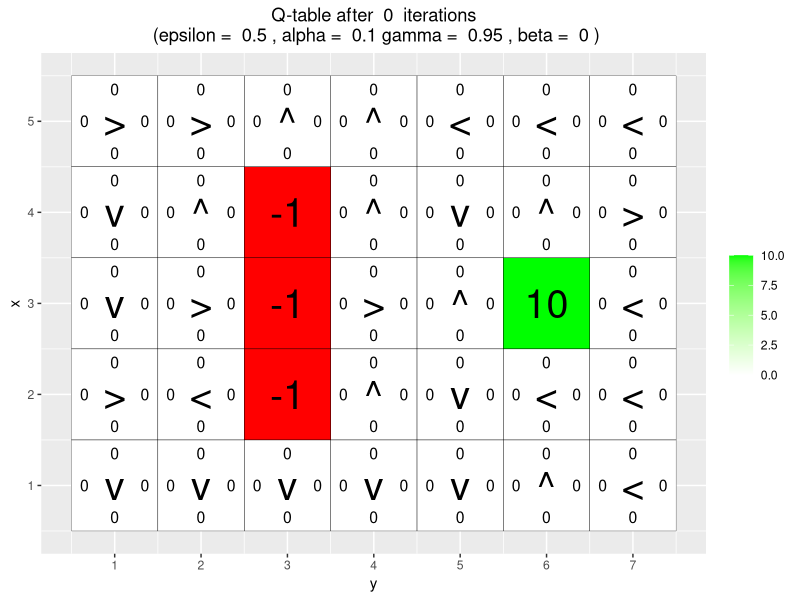
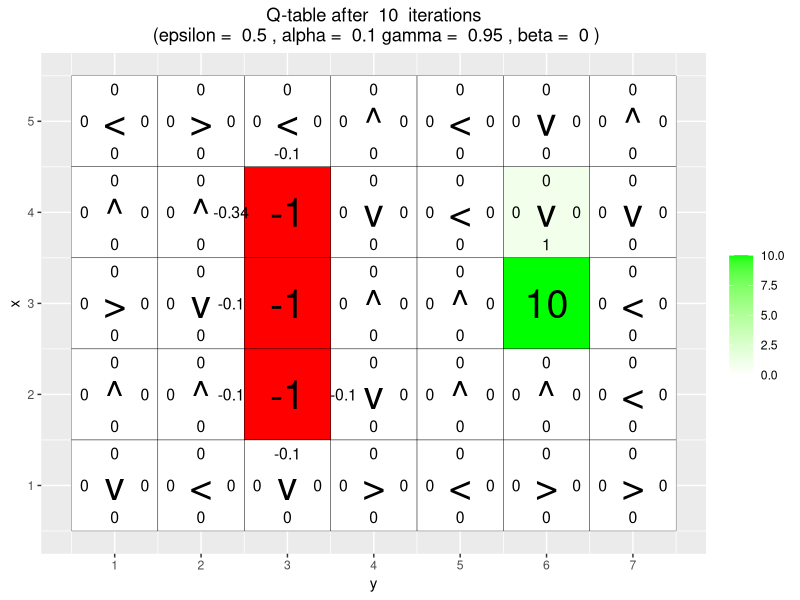
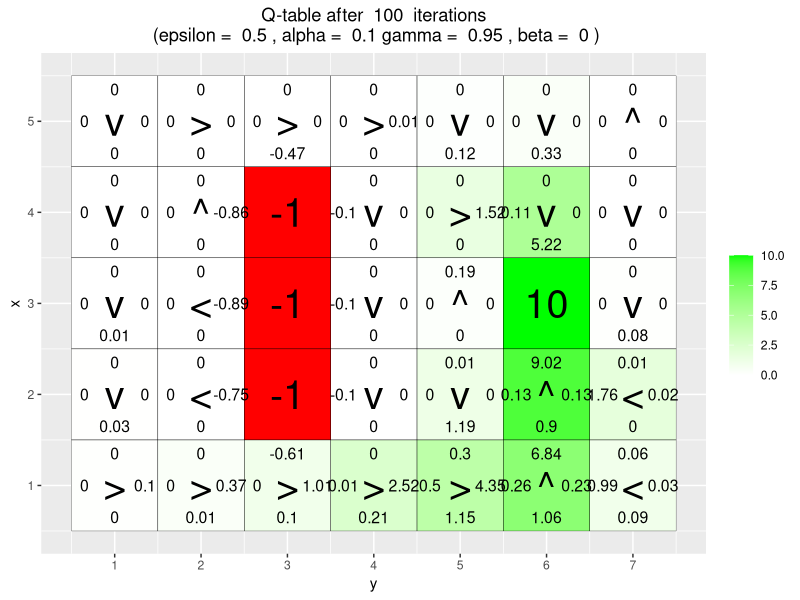
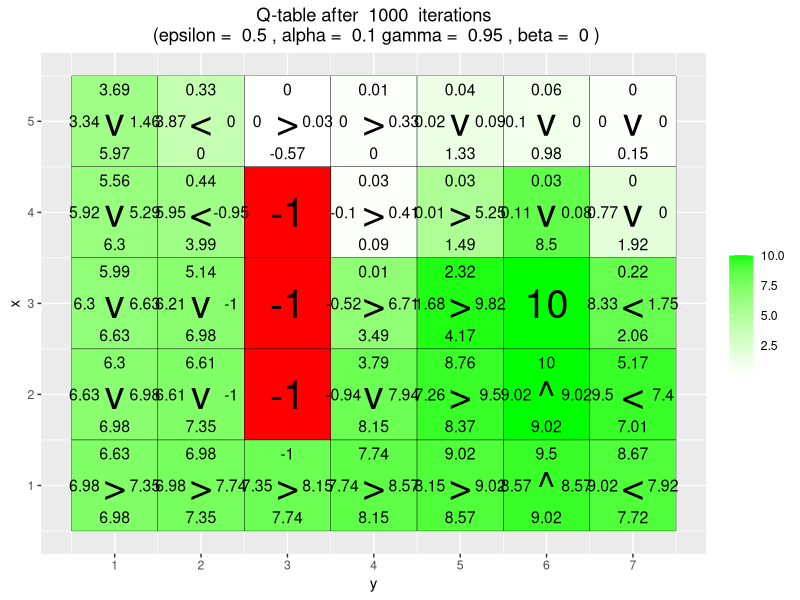
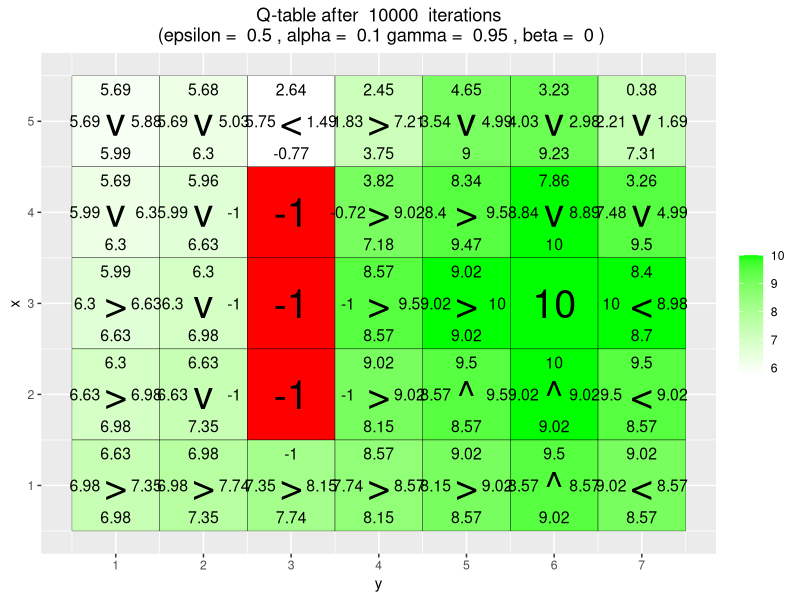
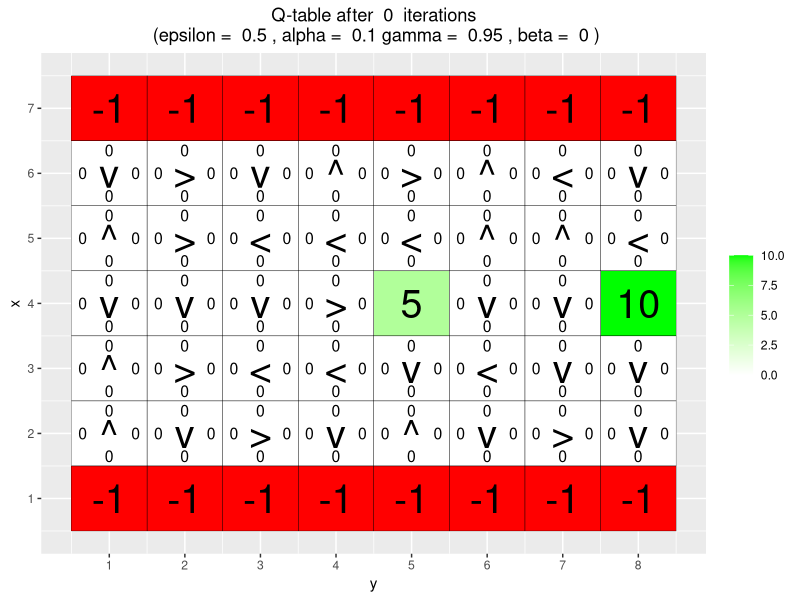
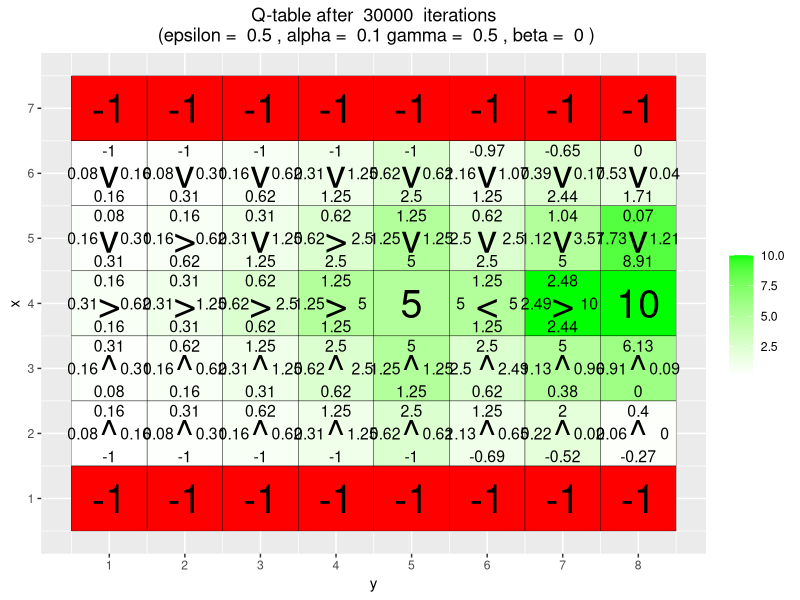
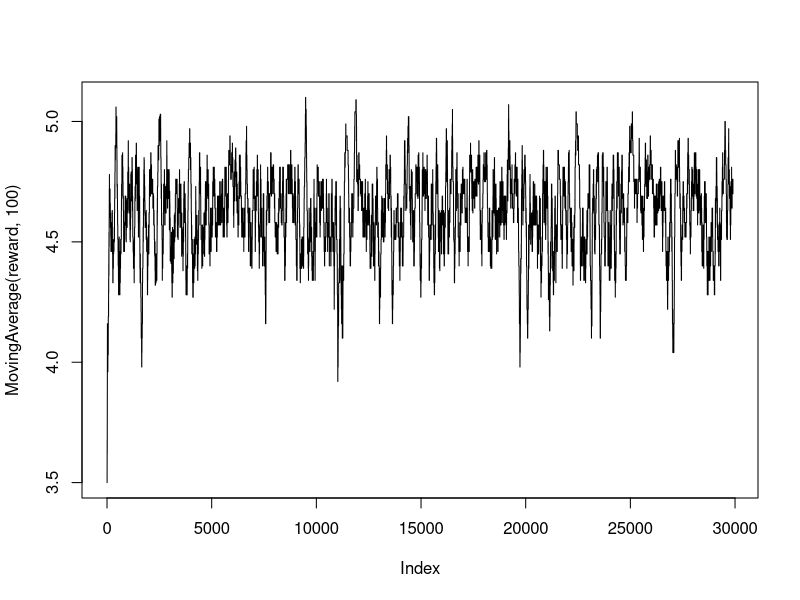

Write R code to recreate these figures, in order. (Note: a time limit stopped this script after it produced the figures.)
# By Jose M. Peña and Joel Oskarsson.
# For teaching purposes.
# jose.m.pena@liu.se.

#####################################################################################################
# Q-learning
#####################################################################################################

# install.packages("ggplot2")
# install.packages("vctrs")
library(ggplot2)

arrows <- c("^", ">", "v", "<")
action_deltas <- list(c(1,0), # up
                      c(0,1), # right
                      c(-1,0), # down
                      c(0,-1)) # left

vis_environment <- function(iterations=0, epsilon = 0.5, alpha = 0.1, gamma = 0.95, beta = 0){
  
  # Visualize an environment with rewards. 
  # Q-values for all actions are displayed on the edges of each tile.
  # The (greedy) policy for each state is also displayed.
  # 
  # Args:
  #   iterations, epsilon, alpha, gamma, beta (optional): for the figure title.
  #   reward_map (global variable): a HxW array containing the reward given at each state.
  #   q_table (global variable): a HxWx4 array containing Q-values for each state-action pair.
  #   H, W (global variables): environment dimensions.
  
  df <- expand.grid(x=1:H,y=1:W)
  foo <- mapply(function(x,y) ifelse(reward_map[x,y] == 0,q_table[x,y,1],NA),df$x,df$y)
  df$val1 <- as.vector(round(foo, 2))
  foo <- mapply(function(x,y) ifelse(reward_map[x,y] == 0,q_table[x,y,2],NA),df$x,df$y)
  df$val2 <- as.vector(round(foo, 2))
  foo <- mapply(function(x,y) ifelse(reward_map[x,y] == 0,q_table[x,y,3],NA),df$x,df$y)
  df$val3 <- as.vector(round(foo, 2))
  foo <- mapply(function(x,y) ifelse(reward_map[x,y] == 0,q_table[x,y,4],NA),df$x,df$y)
  df$val4 <- as.vector(round(foo, 2))
  foo <- mapply(function(x,y) 
    ifelse(reward_map[x,y] == 0,arrows[GreedyPolicy(x,y)],reward_map[x,y]),df$x,df$y)
  df$val5 <- as.vector(foo)
  foo <- mapply(function(x,y) ifelse(reward_map[x,y] == 0,max(q_table[x,y,]),
                                     ifelse(reward_map[x,y]<0,NA,reward_map[x,y])),df$x,df$y)
  df$val6 <- as.vector(foo)
  
  print(ggplot(df,aes(x = y,y = x)) +
          scale_fill_gradient(low = "white", high = "green", na.value = "red", name = "") +
          geom_tile(aes(fill=val6)) +
          geom_text(aes(label = val1),size = 4,nudge_y = .35,na.rm = TRUE) +
          geom_text(aes(label = val2),size = 4,nudge_x = .35,na.rm = TRUE) +
          geom_text(aes(label = val3),size = 4,nudge_y = -.35,na.rm = TRUE) +
          geom_text(aes(label = val4),size = 4,nudge_x = -.35,na.rm = TRUE) +
          geom_text(aes(label = val5),size = 10) +
          geom_tile(fill = 'transparent', colour = 'black') + 
          ggtitle(paste("Q-table after ",iterations," iterations\n",
                        "(epsilon = ",epsilon,", alpha = ",alpha,"gamma = ",gamma,", beta = ",beta,")")) +
          theme(plot.title = element_text(hjust = 0.5)) +
          scale_x_continuous(breaks = c(1:W),labels = c(1:W)) +
          scale_y_continuous(breaks = c(1:H),labels = c(1:H)))
  
}

GreedyPolicy <- function(x, y){
  
  # Get a greedy action for state (x,y) from q_table.
  #
  # Args:
  #   x, y: state coordinates.
  #   q_table (global variable): a HxWx4 array containing Q-values for each state-action pair.
  # 
  # Returns:
  #   An action, i.e. integer in {1,2,3,4}.
  
  expected.reward <- q_table[x,y,]
  best.action <- max(expected.reward)
 
  
  ifelse(length(which(expected.reward == best.action)) == 1,
        action <- which(expected.reward == best.action),
        action <- sample(x=c(which(expected.reward == best.action)), size=1))
  
  
  return(action)
  
  
}

EpsilonGreedyPolicy <- function(x, y, epsilon){
  
  # Get an epsilon-greedy action for state (x,y) from q_table.
  #
  # Args:
  #   x, y: state coordinates.
  #   epsilon: probability of acting randomly.
  # 
  # Returns:
  #   An action, i.e. integer in {1,2,3,4}.
  
  random.action <- sample(c(1,2,3,4), size=1)
  greedy.action <- GreedyPolicy(x,y)
  
  ifelse(runif(1) <= epsilon, return(random.action), return (greedy.action))
  
}

transition_model <- function(x, y, action, beta){
  
  # Computes the new state after given action is taken. The agent will follow the action 
  # with probability (1-beta) and slip to the right or left with probability beta/2 each.
  # 
  # Args:
  #   x, y: state coordinates.
  #   action: which action the agent takes (in {1,2,3,4}).
  #   beta: probability of the agent slipping to the side when trying to move.
  #   H, W (global variables): environment dimensions.
  # 
  # Returns:
  #   The new state after the action has been taken.
  
  delta <- sample(-1:1, size = 1, prob = c(0.5*beta,1-beta,0.5*beta))
  final_action <- ((action + delta + 3) %% 4) + 1
  foo <- c(x,y) + unlist(action_deltas[final_action])
  foo <- pmax(c(1,1),pmin(foo,c(H,W)))
  
  return (foo)
}

q_learning <- function(start_state, epsilon = 0.5, alpha = 0.1, gamma = 0.95, 
                       beta = 0){
  
  # Perform one episode of Q-learning. The agent should move around in the 
  # environment using the given transition model and update the Q-table.
  # The episode ends when the agent reaches a terminal state.
  # 
  # Args:
  #   start_state: array with two entries, describing the starting position of the agent.
  #   epsilon (optional): probability of acting randomly.
  #   alpha (optional): learning rate.
  #   gamma (optional): discount factor.
  #   beta (optional): slipping factor.
  #   reward_map (global variable): a HxW array containing the reward given at each state.
  #   q_table (global variable): a HxWx4 array containing Q-values for each state-action pair.
  # 
  # Returns:
  #   reward: reward received in the episode.
  #   correction: sum of the temporal difference correction terms over the episode.
  #   q_table (global variable): Recall that R passes arguments by value. So, q_table being
  #   a global variable can be modified with the superassigment operator <<-.

  start.state <- start_state
  episode.correction <- 0
  
  repeat{
    # Follow policy, execute action, get reward.
    
    x <- start.state[1]
    y <- start.state[2]
    
    action <- EpsilonGreedyPolicy(x, y, epsilon)
    next.state <- transition_model(x, y, action, beta)
    reward <- reward_map[next.state[1], next.state[2]]
    
    # Q-table update.
    
    x.next <- next.state[1]
    y.next <- next.state[2]
    
    next.state.action <- GreedyPolicy(x.next, y.next)
    next.state.best.reward <- q_table[x.next, y.next, next.state.action]
    
    correction <- alpha*(reward + gamma*next.state.best.reward - q_table[x, y, action])
    q_table[x, y, action] <<- q_table[x, y, action] + correction
    episode.correction <- episode.correction + correction
    
    start.state <- next.state
      
    if(reward!=0)
      # End episode.
      return (c(reward,episode.correction))
  }
  
}

#####################################################################################################
# Q-Learning Environments
#####################################################################################################

# Environment A (learning)

H <- 5
W <- 7

reward_map <- matrix(0, nrow = H, ncol = W)
reward_map[3,6] <- 10
reward_map[2:4,3] <- -1

q_table <- array(0,dim = c(H,W,4))

vis_environment()

for(i in 1:10000){
  foo <- q_learning(start_state = c(3,1))
  
  if(any(i==c(10,100,1000,10000)))
    vis_environment(i)
}

# Environment B (the effect of epsilon and gamma)

H <- 7
W <- 8

reward_map <- matrix(0, nrow = H, ncol = W)
reward_map[1,] <- -1
reward_map[7,] <- -1
reward_map[4,5] <- 5
reward_map[4,8] <- 10

q_table <- array(0,dim = c(H,W,4))

vis_environment()

MovingAverage <- function(x, n){
  
  cx <- c(0,cumsum(x))
  rsum <- (cx[(n+1):length(cx)] - cx[1:(length(cx) - n)]) / n
  
  return (rsum)
}

for(j in c(0.5,0.75,0.95)){
  q_table <- array(0,dim = c(H,W,4))
  reward <- NULL
  correction <- NULL
  
  for(i in 1:30000){
    foo <- q_learning(gamma = j, start_state = c(4,1))
    reward <- c(reward,foo[1])
    correction <- c(correction,foo[2])
  }
  
  vis_environment(i, gamma = j)
  plot(MovingAverage(reward,100),type = "l")
  plot(MovingAverage(correction,100),type = "l")
}

for(j in c(0.5,0.75,0.95)){
  q_table <- array(0,dim = c(H,W,4))
  reward <- NULL
  correction <- NULL
  
  for(i in 1:30000){
    foo <- q_learning(epsilon = 0.1, gamma = j, start_state = c(4,1))
    reward <- c(reward,foo[1])
    correction <- c(correction,foo[2])
  }
  
  vis_environment(i, epsilon = 0.1, gamma = j)
  plot(MovingAverage(reward,100),type = "l")
  plot(MovingAverage(correction,100),type = "l")
}

# Environment C (the effect of beta).

H <- 3
W <- 6

reward_map <- matrix(0, nrow = H, ncol = W)
reward_map[1,2:5] <- -1
reward_map[1,6] <- 10

q_table <- array(0,dim = c(H,W,4))

vis_environment()

for(j in c(0,0.2,0.4,0.66)){
  q_table <- array(0,dim = c(H,W,4))
  
  for(i in 1:10000)
    foo <- q_learning(gamma = 0.6, beta = j, start_state = c(1,1))
  
  vis_environment(i, gamma = 0.6, beta = j)
}
